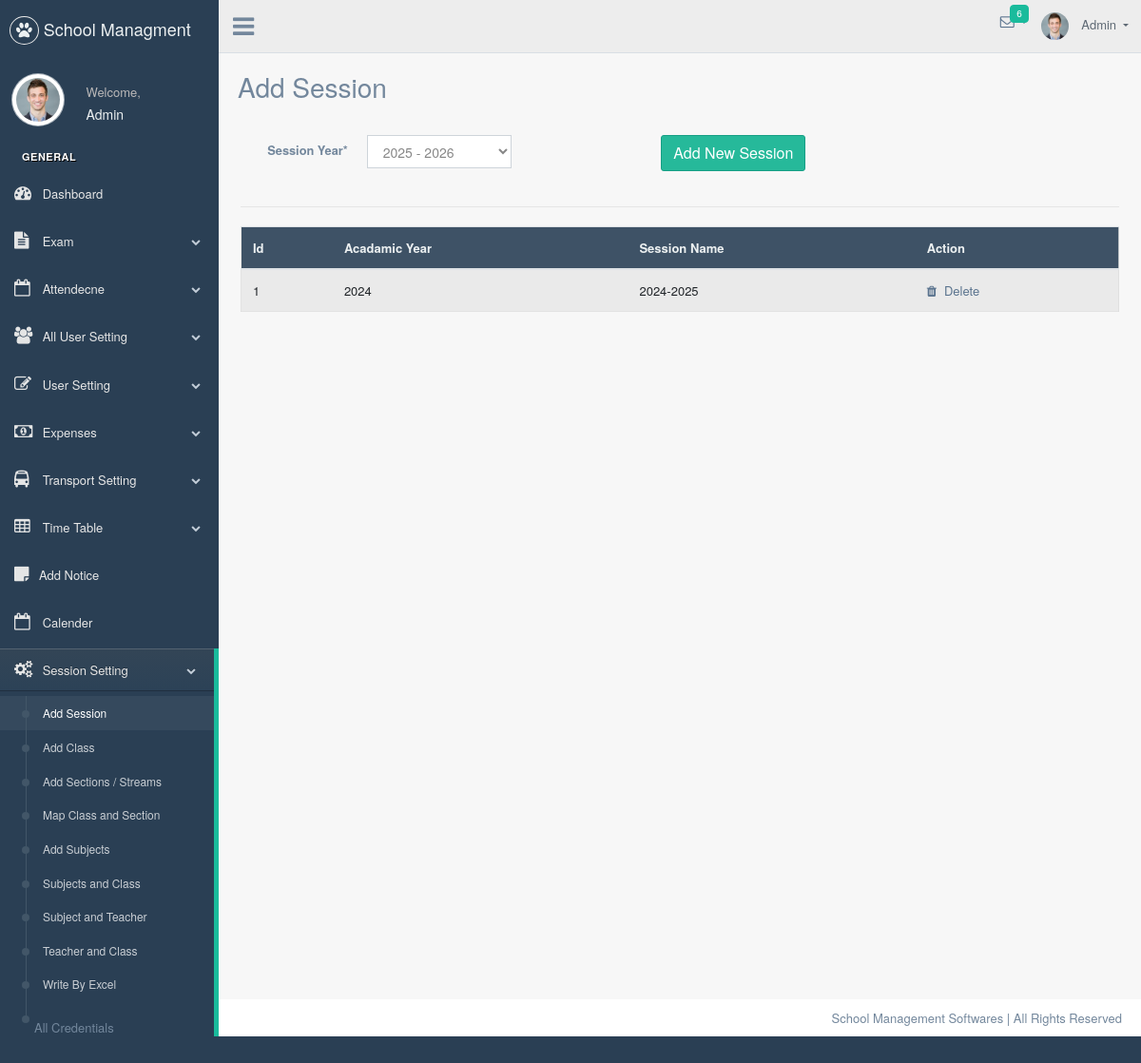
/admin/all_sessions (signed in), run on an earlier commit of the app's database.
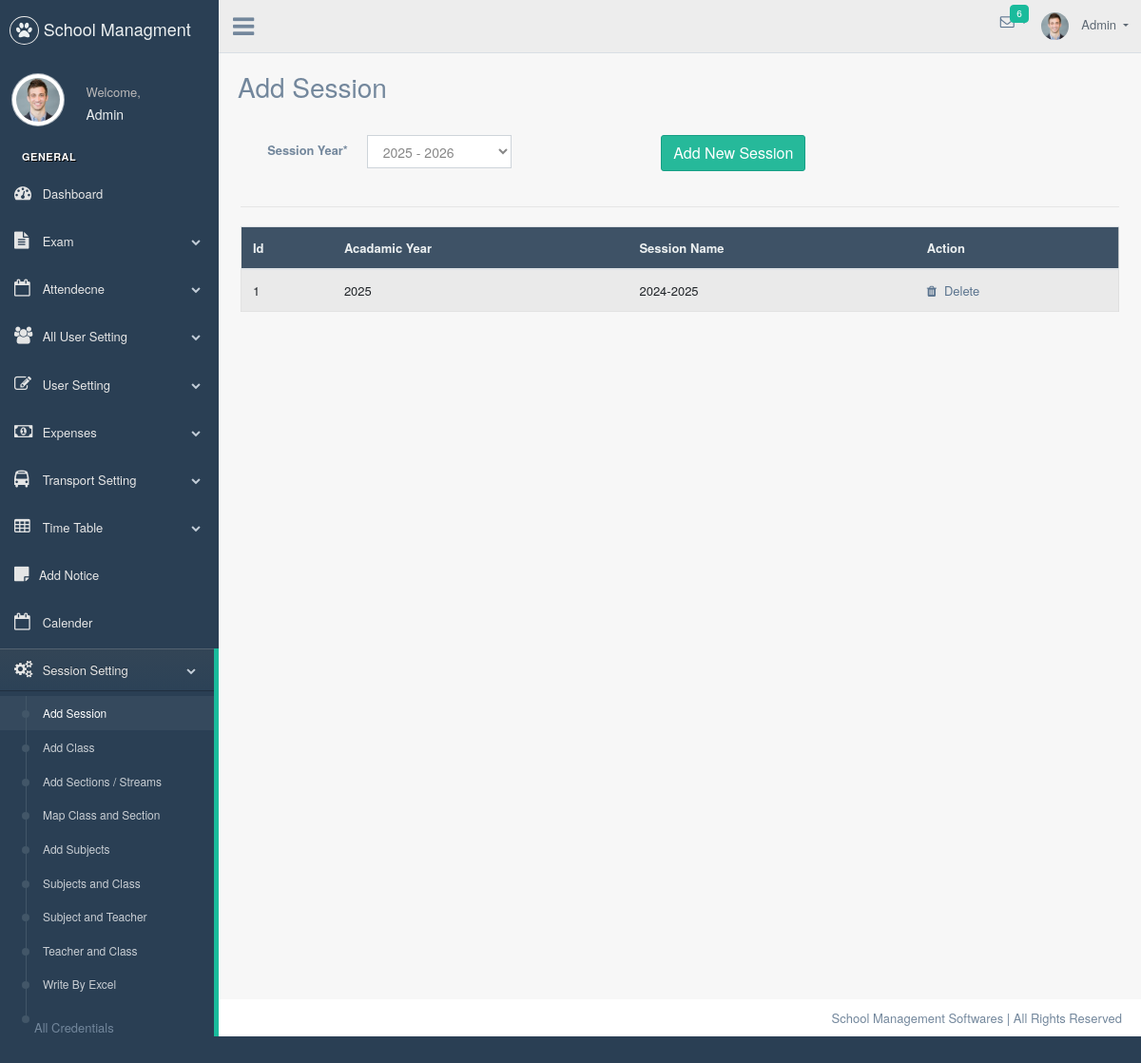
And on a later commit of the database.
### app.py (models this page shows, shortened)
class User(db.Model, UserMixin):
    id = db.Column(db.Integer, primary_key=True, unique=True)
    name = db.Column(db.Text)
    login_id = db.Column(db.Text, unique=True, index=True)
    password = db.Column(db.Text)
    user_type = db.Column(db.Text) # Admin, Teacher, Student, clerk (Teacher Attendent)
    user_status = db.Column(db.Boolean, default=False)
    last_login = db.Column(db.DateTime, nullable=True)
    login_status = db.Column(db.Boolean, default=False)
    comments = db.relationship("Comment", backref="user")
    notice_list = db.relationship("Notice", backref="user")
    teacher_id = db.Column(db.Integer, unique=True, index=True)
    exams = db.relationship("Exam", backref="user")

class SessionYear(db.Model):
    __tablename__ = "session_year"
    id = db.Column(db.Integer, primary_key=True, unique=True)
    session_name = db.Column(db.Text)
    session_year = db.Column(db.Integer, unique=True, index=True)

### app.py (the view)
@app.route(AdminUrl('/all_sessions'), methods=['GET', 'POST'])
@login_required
def all_session():
    if admin_access():
        current_year = datetime.now().date().year
        session_year_list = []
        for n in range(3):
            session_year = {"session_year": current_year, "visible_value": f"{current_year} - {current_year + 1}"}
            current_year += 1
            session_year_list.append(session_year)
        sessions = SessionYear.query.all()
        return render_template('all_session.html', sessions = sessions, session_year_list=session_year_list)
    return "user not allowed"

### app.py (called while the page is built)
@login_manager.user_loader
def load_user(user_id):
    user = db.get_or_404(User, user_id)
    return user

def admin_access():
    if current_user.user_type == 'admin':
        return True
    else:
        return False

### templates/all_session.html (shortened to what this page needs)
{% extends "base.html" %}
{% block body %}
<div class="page-title">
    <div class="title_left">
        <h3>Add Session</h3>
    </div>
</div>
<div class="clearfix"></div>
<div class="row">
    <div class="col-md-12">
        <div class="x_content">
            <br />
            <form id="demo-form2" data-parsley-validate action="{{ url_for('add_session')}}" method="post"
                class="form-horizontal form-label-left input_mask">
                <div class="row">
                    <div class="col-md-4 col-sm-4 form-group has-feedback">
                        <div class="item form-group">
                            <label class="col-form-label col-md-5 col-sm-5 label-align" for="session_year"> Session
                                Year<span class="required">*</span>
                            </label>
                            <div class="col-md-7 col-sm-7">
                                <select class="form-control" required id="session_year" name="session_year">
                                    {% for session in session_year_list %}
                                        <option value="{{session.session_year}}">{{session.visible_value}}</option>
                                    {% endfor %}
                                </select>
                            </div>
                        </div>
                    </div>
                    <div class="col-md-4 col-sm-4">
                        <div class="item form-group">
                            <div class="col-md-12 col-sm-12 text-right pull-right">
                                <button type="submit" class="btn btn-success"> Add  New Session</button>
                            </div>
                        </div>
                    </div>
                </div>
                <div class="ln_solid"></div>
            </form>
            <div class="table-responsive">
                <table class="table table-striped jambo_table bulk_action">
                    <thead>
                        <tr class="headings">
                            <th class="column-title">Id </th>
                            <th class="column-title">Acadamic Year</th>
                            <th class="column-title">Session Name</th>
                            <th class="column-title no-link last"><span class="nobr">Action</span>
                            </th>
                        </tr>
                    </thead>
                    <tbody>
                        {% if sessions %}
                        {% for session in sessions %}
                        <tr class="pointer">
                            <td class="s_no">
                            </td>
                            <td>
                                {{session.session_year}}
                            </td>
                            <td>
                                {{session.session_name}}
                            </td>
                            <td class=" last"><a href="{{ url_for ('delete_session', session_id=session.id) }}"><i
                                        class="fa fa-trash success mr-2"></i>Delete</a>
                            </td>
                        </tr>
                        {% endfor %}
                        {% endif %}
                    </tbody>
                </table>
            </div>
        </div>
    </div>
</div>
{% endblock %}

### templates/base.html (shortened to what this page needs)
<!DOCTYPE html>
<html lang="en">
<head>
	<link href="/static/vendors/bootstrap/dist/css/bootstrap.min.css" rel="stylesheet">
	<link href="/static/vendors/font-awesome/css/font-awesome.min.css" rel="stylesheet">
	<link href="/static/css/custom.css" rel="stylesheet">
</head>
<body class="nav-md">
	<div class="container body" id="add_student">
		<div class="main_container">
			<div class="col-md-3 left_col">
				<div class="left_col scroll-view">
					<div class="navbar nav_title" style="border: 0;">
						<a href="{{ url_for ('dashboard') }}" class="site_title"><i class="fa fa-paw"></i> <span>School
								Managment</span></a>
					</div>
					<div class="profile clearfix">
						<div class="profile_pic">
							<img src="/static/images/img.jpg" alt="..." class="img-circle profile_img">
						</div>
						<div class="profile_info">
							<span>Welcome,</span>
							<h2>{{current_user.name}}</h2>
						</div>
					</div>
					<br />
					<div id="sidebar-menu" class="main_menu_side hidden-print main_menu">
						<div class="menu_section">
							<h3>General</h3>
							<ul class="nav side-menu">
								<li><a href="{{ url_for('dashboard') }}"><i class="fa fa-tachometer"
											aria-hidden="true"></i> Dashboard </a></li>
								<li><a>
									<i class="fa fa-file-text" aria-hidden="true"></i> Exam
									<span class="fa fa-chevron-down"></span>
								</a></li>
								<li><a><i class="fa fa-calendar-o"></i>
										Attendecne <span class="fa fa-chevron-down"></span></a>
								</li>
								<li><a><i class="fa fa-users" aria-hidden="true"></i> All User Setting <span
									class="fa fa-chevron-down"></span></a>
								</li>
								{% if current_user.user_type == 'admin' %}
								<li><a><i class="fa fa-edit"></i> User Setting <span
											class="fa fa-chevron-down"></span></a>
								</li>
								{% endif %}
								<li><a><i class="fa fa-money" aria-hidden="true"></i> Expenses <span
											class="fa fa-chevron-down"></span></a>
								</li>
								<li><a><i class="fa fa-bus" aria-hidden="true"></i> Transport Setting <span
											class="fa fa-chevron-down"></span></a>
								</li>
								<li><a><i class="fa fa-table" aria-hidden="true"></i> Time Table <span
											class="fa fa-chevron-down"></span></a>
								</li>
								<li><a href="{{ url_for('notice_board') }}"><i class="fa fa-sticky-note"
											aria-hidden="true"></i>Add Notice</a>
								<li><a href="#"><i class="fa fa-calendar-o"></i> Calender </a></li>
								{% if current_user.user_type == 'admin' %}
								<li><a><i class="fa fa-cogs" aria-hidden="true"></i> Session Setting <span
											class="fa fa-chevron-down"></span></a>
									<ul class="nav child_menu">
										<li><a href="{{ url_for('all_session') }}">Add Session</a></li>
										<li><a href="{{ url_for('all_clases') }}"> Add Class </a></li>
										<li><a href="{{ url_for('all_section') }}">Add Sections / Streams</a></li>
										<li><a href="{{ url_for('map_clases')}}">Map Class and Section</a></li>
										<li><a href="{{ url_for('all_subjects') }}">Add Subjects</a></li>
										<li><a href="{{ url_for('map_subject') }}">Subjects and Class</a></li>
										<li><a href="{{ url_for('map_subject_teacher' )}}">Subject and Teacher</a></li>
										<li><a href="{{ url_for('map_teacher_class')}}">Teacher and Class</a></li>
										<li><a href="{{ url_for('write_staff_using_excel') }}">Write By Excel</a></li>
										<li><a href="{{ url_for('all_credentials')}}"></a>All Credentials</li>
									</ul>
								</li>
								{% endif %}
							</ul>
						</div>
					</div>
				</div>
			</div>
			<div class="top_nav">
				<div class="nav_menu">
					<div class="nav toggle">
						<a id="menu_toggle"><i class="fa fa-bars"></i></a>
					</div>
					<nav class="nav navbar-nav">
						<ul class=" navbar-right">
							<li class="nav-item dropdown open" style="padding-left: 15px;">
								<a href="javascript:;" class="user-profile dropdown-toggle" aria-haspopup="true"
									id="navbarDropdown" data-toggle="dropdown" aria-expanded="false">
									<img src="/static/images/img.jpg" alt=""> {{current_user.name}}
								</a>
							</li>
							<li role="presentation" class="nav-item dropdown open">
								<a href="javascript:;" class="dropdown-toggle info-number" id="navbarDropdown1"
									data-toggle="dropdown" aria-expanded="false">
									<i class="fa fa-envelope-o"></i>
									<span class="badge bg-green">6</span>
								</a>
							</li>
						</ul>
					</nav>
				</div>
			</div>
			<div class="right_col" role="main">
				<div class="" id="main_content">
					{% block body %}
					{% endblock %}
				</div>
			</div>
			<footer>
				<div class="pull-right">
					School Management Softwares | All Rights Reserved
				</div>
				<div class="clearfix"></div>
			</footer>
		</div>
	</div>
</body>
</html>

What changed in the data, as far as the page shows it:
changed SessionYear: session_year "2024" → "2025"
